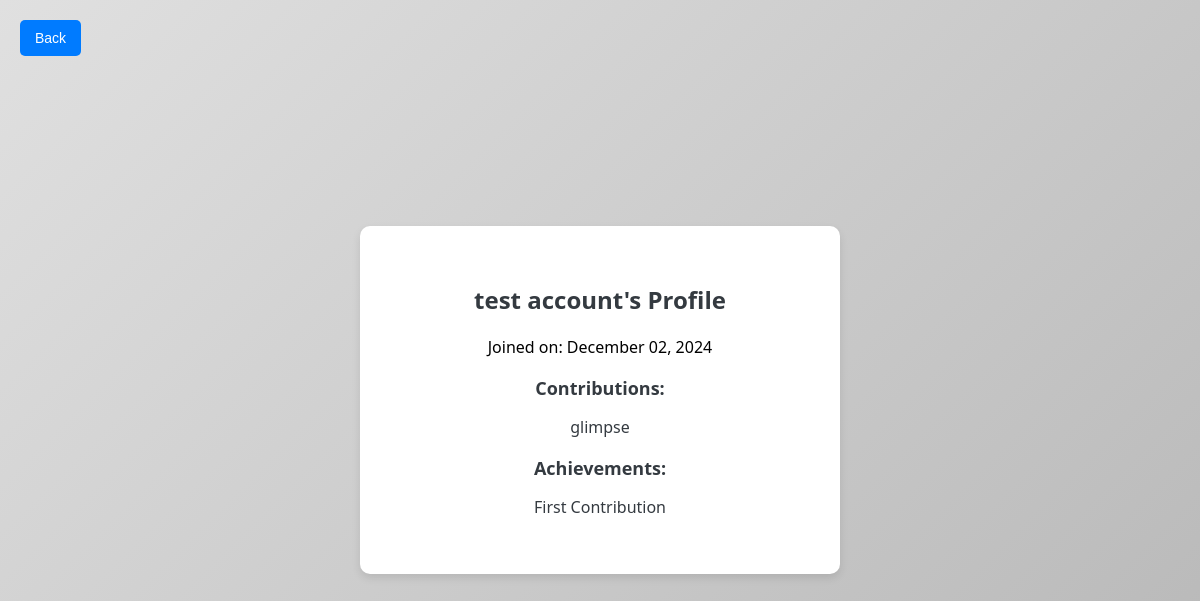
The app's page /user/6 with its own data.
### app.py (models this page shows)
class User(UserMixin, db.Model):
    id = db.Column(db.Integer, primary_key=True)
    username = db.Column(db.String(150), unique=True, nullable=False)
    password = db.Column(db.String(150), nullable=False)
    contributions = db.Column(db.Text, nullable=True)
    date_joined = db.Column(db.DateTime, nullable=False, default=datetime.utcnow)
    word_coins = db.Column(db.Integer, nullable=False, default=0)
    achievements = db.Column(db.Text, nullable=True, default="")
    words_entered_today = db.Column(db.Integer, nullable=False, default=0)
    last_word_entry_date = db.Column(db.Date, nullable=True)

### app.py (the view)
@app.route('/user/<int:user_id>')
def user_profile(user_id):
    user = User.query.get_or_404(user_id)
    contributions = user.contributions.split(',') if user.contributions else []
    return render_template('user_profile.html', user=user, contributions=contributions)

### templates/user_profile.html (shortened to what this page needs)
<!DOCTYPE html>
<html>
<head>
    <link rel="stylesheet" type="text/css" href="{{ url_for('static', filename='styles.css') }}">
</head>
<body>
    <a href="{{ url_for('index') }}"><button class="back-button">Back</button></a>
    <div class="container">
        <h1>{{ user.username }}'s Profile</h1>
        <p>Joined on: {{ user.date_joined.strftime('%B %d, %Y') }}</p>
        <h3>Contributions:</h3>
        <ul>
            {% for word in contributions[:5] %}
                <li>{{ word }}</li>
            {% endfor %}
        </ul>
        <h3>Achievements:</h3>
        <ul>
            {% for achievement in (user.achievements or "").split(',') %}
                <li>{{ achievement }}</li>
            {% endfor %}
        </ul>
    </div>
</body>
</html>

### static/styles.css (style rules this page uses)
body { font-family: 'Segoe UI', Tahoma, Geneva, Verdana, sans-serif; margin: 0; padding: 0; display: flex; justify-content: center; align-items: center; height: 100vh; }
.container { background-color: white; padding: 40px; border-radius: 10px; box-shadow: 0 4px 8px rgba(0, 0, 0, 0.1); max-width: 400px; width: 100%; text-align: center; position: relative; }
h1 { margin-bottom: 20px; font-size: 24px; color: #343a40; }
h3 { margin-bottom: 10px; font-size: 18px; color: #343a40; }
ul { list-style-type: none; padding: 0; }
li { margin-bottom: 10px; font-size: 16px; color: #343a40; }
.back-button { position: absolute; top: 20px; left: 20px; padding: 10px 15px; background-color: #007bff; color: white; border: none; border-radius: 5px; font-size: 14px; cursor: pointer; transition: background-color 0.3s ease; }

### records on screen
User: username "test account", date_joined "December 02, 2024", contributions "glimpse", achievements "First Contribution"
